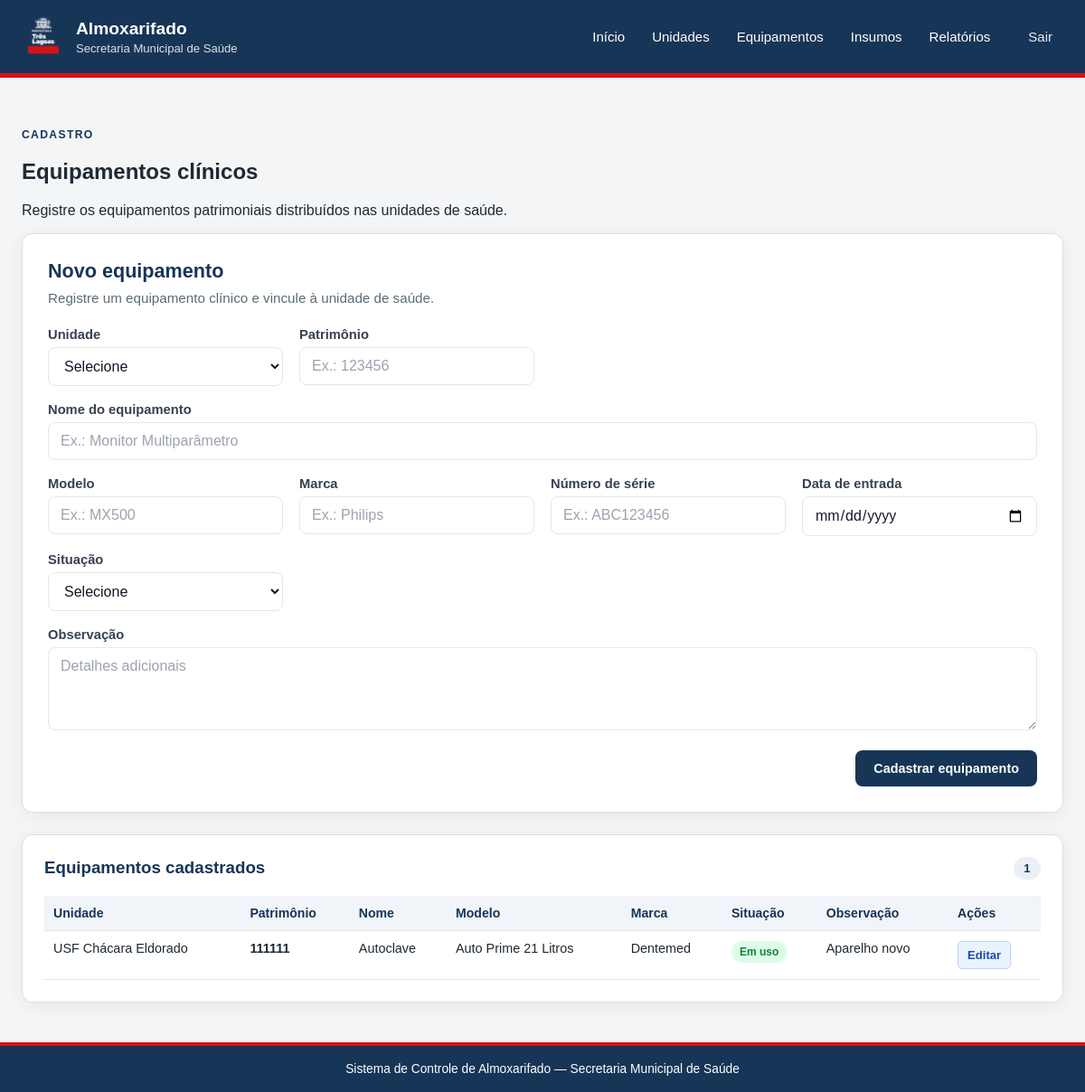
Screenshot of /equipamentos (signed in) with the database file from the repository.
### tables this page shows
CREATE TABLE equipamentos (
    id_equipamento INTEGER PRIMARY KEY AUTOINCREMENT,
    id_unidade INTEGER NOT NULL,
    patrimonio TEXT NOT NULL,
    nome TEXT,
    modelo TEXT,
    marca TEXT,
    numero_serie TEXT,
    data_entrada DATE,
    situacao TEXT,
    observacao TEXT,
    FOREIGN KEY (id_unidade) REFERENCES unidades(id_unidade),
    UNIQUE(id_unidade, patrimonio)
);

CREATE TABLE unidades (
    id_unidade INTEGER PRIMARY KEY AUTOINCREMENT,
    codigo TEXT NOT NULL UNIQUE,
    nome TEXT NOT NULL,
    tipo TEXT,
    endereco TEXT,
    ativo BOOLEAN DEFAULT 1
, grupo_rede TEXT, tipo_unidade TEXT);

### app.py (the view, shortened to what this page needs)
@app.route("/equipamentos", methods=["GET", "POST"])
@login_required
def equipamentos():
    busca = request.args.get("busca", "").strip()
    filtro_unidade = request.args.get("id_unidade", "").strip()
    filtro_situacao = request.args.get("situacao", "").strip()
    consulta = """
        SELECT
            e.*,
            u.nome AS nome_unidade,
            u.codigo AS codigo_unidade
        FROM equipamentos e
        JOIN unidades u ON e.id_unidade = u.id_unidade
        WHERE 1 = 1
    """
    parametros = []
    if filtro_unidade:
        try:
            consulta += " AND e.id_unidade = ?"
            parametros.append(int(filtro_unidade))
        except ValueError:
            pass
    if filtro_situacao:
        consulta += " AND e.situacao = ?"
        parametros.append(filtro_situacao)
    consulta += " ORDER BY u.nome, e.patrimonio, e.nome"
    with get_db_connection() as conn:
        lista_equipamentos = conn.execute(
            consulta,
            parametros,
        ).fetchall()
        lista_unidades = conn.execute(
            """
            SELECT id_unidade, codigo, nome
            FROM unidades
            ORDER BY nome
            """
        ).fetchall()
    return render_template(
        "equipamentos.html",
        equipamentos=lista_equipamentos,
        unidades=lista_unidades,
        busca=busca,
        filtro_unidade=filtro_unidade,
        filtro_situacao=filtro_situacao,
    )

### app.py (called while the page is built)
def login_required(f):
    @wraps(f)
    def decorated_function(*args, **kwargs):
        if not session.get("logged_in"):
            flash("Você precisa fazer login para acessar esta página.", "erro")
            return redirect(url_for("login", next=request.url))
        return f(*args, **kwargs)
    return decorated_function

def get_db_connection():
    conn = sqlite3.connect(DATABASE)
    conn.row_factory = sqlite3.Row
    conn.execute("PRAGMA foreign_keys = ON")
    return conn

### templates/equipamentos.html (shortened to what this page needs)
{% extends "base.html" %}
{% block content %}
<section class="cabecalho-pagina">
    <div>
        <p class="texto-superior texto-superior--azul">CADASTRO</p>
        <h2>Equipamentos clínicos</h2>
        <p>Registre os equipamentos patrimoniais distribuídos nas unidades de saúde.</p>
    </div>
</section>
<section class="grid-insumos">
    <article class="painel painel-form">
        <div class="painel-form__cabecalho">
            <h3>Novo equipamento</h3>
            <p>Registre um equipamento clínico e vincule à unidade de saúde.</p>
        </div>
        <form method="post" class="form-moderno">
            <div class="form-grid form-grid--2-colunas">
                <div class="form-campo">
                    <label for="id_unidade">Unidade</label>
                    <select id="id_unidade" name="id_unidade" required>
                        <option value="">Selecione</option>
                    </select>
                </div>
                <div class="form-campo">
                    <label for="patrimonio">Patrimônio</label>
                    <input
                        type="text"
                        id="patrimonio"
                        name="patrimonio"
                        placeholder="Ex.: 123456"
                        maxlength="30"
                        required
                    >
                </div>
                <div class="form-campo form-campo--full">
                    <label for="nome">Nome do equipamento</label>
                    <input
                        type="text"
                        id="nome"
                        name="nome"
                        placeholder="Ex.: Monitor Multiparâmetro"
                    >
                </div>
                <div class="form-campo">
                    <label for="modelo">Modelo</label>
                    <input
                        type="text"
                        id="modelo"
                        name="modelo"
                        placeholder="Ex.: MX500"
                    >
                </div>
                <div class="form-campo">
                    <label for="marca">Marca</label>
                    <input
                        type="text"
                        id="marca"
                        name="marca"
                        placeholder="Ex.: Philips"
                    >
                </div>
                <div class="form-campo">
                    <label for="numero_serie">Número de série</label>
                    <input
                        type="text"
                        id="numero_serie"
                        name="numero_serie"
                        placeholder="Ex.: ABC123456"
                    >
                </div>
                <div class="form-campo">
                    <label for="data_entrada">Data de entrada</label>
                    <input
                        type="date"
                        id="data_entrada"
                        name="data_entrada"
                    >
                </div>
                <div class="form-campo">
                    <label for="situacao">Situação</label>
                    <select id="situacao" name="situacao">
                        <option value="">Selecione</option>
                    </select>
                </div>
                <div class="form-campo form-campo--full">
                    <label for="observacao">Observação</label>
                    <textarea
                        id="observacao"
                        name="observacao"
                        rows="3"
                        placeholder="Detalhes adicionais"
                    ></textarea>
                </div>
            </div>
            <div class="form-acoes">
                <button class="botao botao--primario" type="submit">
                    Cadastrar equipamento
                </button>
            </div>
        </form>
    </article>
    <article class="painel">
        <div class="titulo-painel">
            <h3>Equipamentos cadastrados</h3>
            <span class="contador">{{ equipamentos|length }}</span>
        </div>
        {% if equipamentos %}
            <div class="tabela-responsiva">
                <table>
                    <thead>
                        <tr>
                            <th>Unidade</th>
                            <th>Patrimônio</th>
                            <th>Nome</th>
                            <th>Modelo</th>
                            <th>Marca</th>
                            <th>Situação</th>
                            <th>Observação</th>
                            <th>Ações</th>
                        </tr>
                    </thead>
                    <tbody>
                        {% for equipamento in equipamentos %}
                        <tr>
                            <td>{{ equipamento['nome_unidade'] }}</td>
                            <td><strong>{{ equipamento['patrimonio'] }}</strong></td>
                            <td>{{ equipamento['nome'] or '-' }}</td>
                            <td>{{ equipamento['modelo'] or '-' }}</td>
                            <td>{{ equipamento['marca'] or '-' }}</td>
                            <td>
                                <span class="badge badge--{{ equipamento['situacao']|lower|replace(' ', '-') }}">
                                    {{ equipamento['situacao'] or '-' }}
                                </span>
                            </td>
                            <td>{{ equipamento['observacao'] or '-' }}</td>
                            <td>
                                <a
                                    class="botao botao--editar"
                                    href="{{ url_for('editar_equipamento', id_equipamento=equipamento['id_equipamento']) }}"
                                >
                                    Editar
                                </a>
                            </td>
                        </tr>
                        {% endfor %}
                    </tbody>
                </table>
            </div>
        {% else %}
            <p class="estado-vazio">
                Nenhum equipamento cadastrado. Use o formulário ao lado para iniciar.
            </p>
        {% endif %}
    </article>
</section>
{% endblock %}

### static/style.css (style rules this page uses)
:root { --azul-institucional: #173557; --azul-escuro: #0f2945; --vermelho-institucional: #d51317; --branco: #ffffff; --fundo: #f3f5f7; --texto: #1e2933; --texto-suave: #5c6b75; --borda: #d8e0e6; --azul-suave: #eaf0f5; }
* { box-sizing: border-box; }
body { margin: 0; background: var(--fundo); color: var(--texto); font-family: Arial, Helvetica, sans-serif; }
.texto-superior { color: var(--branco); font-size: 0.76rem; font-weight: bold; letter-spacing: 0.11em; }
.texto-superior--azul { color: var(--azul-institucional); }
.painel { min-width: 0; padding: 24px; background: var(--branco); border: 1px solid var(--borda); border-radius: 12px; box-shadow: 0 4px 20px rgba(0, 0, 0, 0.06); }
.titulo-painel { align-items: center; display: flex; gap: 12px; justify-content: space-between; margin-bottom: 18px; }
.titulo-painel h3 { margin: 0; color: var(--azul-institucional); }
.contador { min-width: 30px; padding: 5px 9px; background: var(--azul-suave); border-radius: 999px; color: var(--azul-institucional); font-size: 0.82rem; font-weight: 700; text-align: center; }
.tabela-responsiva { max-width: 100%; overflow-x: auto; }
table { width: 100%; min-width: 760px; border-collapse: collapse; }
th, td { padding: 11px 10px; border-bottom: 1px solid #e5e7eb; text-align: left; vertical-align: top; }
th { background: #f1f5f9; color: var(--azul-institucional); font-size: 0.88rem; font-weight: 700; }
td { font-size: 0.9rem; }
.grid-unidades, .grid-insumos { display: grid; grid-template-columns: 1fr; gap: 24px; align-items: start; }
.painel-form { padding: 28px; }
.painel-form__cabecalho { margin-bottom: 24px; }
.painel-form__cabecalho h3 { margin: 0 0 8px; color: var(--azul-institucional); font-size: 1.35rem; }
.painel-form__cabecalho p { margin: 0; color: var(--texto-suave); font-size: 0.95rem; }
.form-grid { display: grid; grid-template-columns: 1fr; gap: 18px; }
.form-grid--2-colunas { grid-template-columns: repeat(auto-fit, minmax(220px, 1fr)); }
.form-campo { display: flex; flex-direction: column; }
.form-campo--full { grid-column: 1 / -1; }
.form-campo label { margin-bottom: 6px; color: #374151; font-size: 0.92rem; font-weight: 600; }
.form-campo input, .form-campo select, .form-campo textarea { width: 100%; padding: 11px 13px; background: var(--branco); border: 1.5px solid #e5e7eb; border-radius: 8px; color: #111827; font: inherit; transition: border-color 0.2s ease, box-shadow 0.2s ease; }
.form-campo textarea { min-height: 92px; resize: vertical; }
.form-campo input::placeholder, .form-campo textarea::placeholder { color: #9ca3af; }
.form-acoes, .acoes-formulario { display: flex; gap: 12px; justify-content: flex-end; margin-top: 22px; }
.botao { display: inline-block; padding: 10px 14px; border-radius: 6px; font-size: 0.9rem; font-weight: 600; text-decoration: none; }
.botao--primario, .botao-secundario, .botao--secundario { border: none; background: var(--azul-institucional); color: var(--branco); cursor: pointer; transition: background 0.2s ease, transform 0.1s ease; }
.botao--primario { padding: 12px 20px; border-radius: 8px; }
.botao--editar { padding: 7px 10px; background: #eaf2ff; border: 1px solid #b8d2ff; border-radius: 5px; color: #174ea6; font-size: 0.82rem; white-space: nowrap; }
.badge, .status { display: inline-block; padding: 5px 9px; border-radius: 999px; font-size: 0.75rem; font-weight: 700; white-space: nowrap; }
.badge--em-uso, .status--valido, .status-valido { background: #dcfce7; color: #15803d; }

### rows the page displays
equipamentos: nome_unidade "USF Chácara Eldorado", patrimonio "111111", nome "Autoclave", modelo "Auto Prime 21 Litros", marca "Dentemed", situacao "Em uso", observacao "Aparelho novo"

### other values shown
{{ equipamentos|length }} "1"
